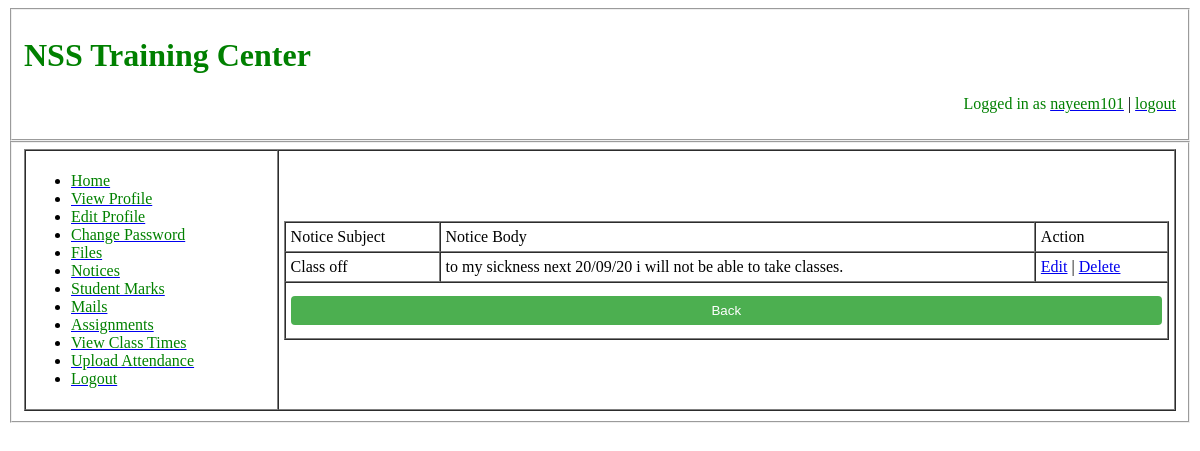
The page /views/trainerViewNotice.php (signed in) on the database its author committed.
### tables this page shows
CREATE TABLE `trainernotice` (
  `id` int(10) NOT NULL,
  `trainerid` varchar(30) NOT NULL,
  `noticesubject` varchar(200) NOT NULL,
  `noticebody` varchar(2000) NOT NULL
);

### service/trainerNoticeService.php (called while the page is built, shortened)
<?php
	function getallnoticebyuserid($userid)
	{
		$conn = dbConnection();
		$sql = "select * from trainernotice where trainerid='{$userid}'";
		$result = mysqli_query($conn, $sql);
		$notices = [];
		while($row = mysqli_fetch_assoc($result)){
			array_push($notices, $row);
		}
		return $notices;
	}
?>

### views/trainerViewNotice.php (the view, shortened to what this page needs)
<?php
	require_once('../service/trainerNoticeService.php');
?>
<!DOCTYPE html>
<html>
<head>
	<link rel="stylesheet" type="text/css" href="../assets/css/trainerStyle.css">
</head>
<body>
	<fieldset>
		<p><h1><font color='green'>NSS Training Center</font></h1></p>
		<?php
			if(!empty($_SESSION))
			{
				echo "<p align='right'><font color='black'>Logged in as </font><a href='viewProfileTrainer.php'><font >".$_SESSION['userid']."</font></a> | <a href='../php/logout.php'><font >logout</font></a></p>";
			}
			else
				echo "<p align='right'><font color='black'>Logged in as </font><a href='viewProfileTrainer.php'><font >".$_COOKIE['userid']."</font></a> | <a href='../php/logout.php'><font >logout</font></a></p>";
		?>
	</fieldset>
	<fieldset>
		<table cellspacing="0" cellpadding="5" border="1" width="100%">
			<tr>
				<td colspan="10">
					<ul>
						<li><a href='trainerHome.php'><font >Home</font></a></li>
						<li><a href="viewProfileTrainer.php"><font >View Profile</font></a></li>
						<li><a href="editProfileTrainer.php"><font >Edit Profile</font></a></li>
						<li><a href="changePassword.php"><font >Change Password</font></a></li>
						<li><a href="trainerFile.php"><font >Files</font></a></li>
						<li><a href="trainerNotice.php"><font >Notices</font></a></li>
						<li><a href="studentMarks.php"><font >Student Marks</font></a></li>
						<li><a href="trainerMail.php"><font >Mails</font></a></li>
						<li><a href="trainerAssignment.php"><font >Assignments</font></a></li>
						<li><a href="trainerViewClasstime.php"><font >View Class Times</font></a></li>
						<li><a href="trainerAttendance.php"><font >Upload Attendance</font></a></li>
						<li><a href="../php/logout.php"><font >Logout</font></a></li>
					</ul>
				</td>
				<td align="Center">
					<table border="1" width="100%" cellspacing="0" cellpadding="5">
						<tr>
							<td>Notice Subject</td>
							<td>Notice Body</td>
							<td>Action</td>
						</tr>
						<?php
							if (!empty($_SESSION['userid']))
							{
								$userid = $_SESSION['userid'];
							}
							else
							{
								$userid = $_COOKIE['userid'];
							}
						?>
						<?php
							$notices = getallnoticebyuserid($userid);
							for ($i=0; $i != count($notices); $i++)
							{
						?>
						<tr>
							<td><?=$notices[$i]['noticesubject']?></td>
							<td><?=$notices[$i]['noticebody']?></td>
							<td>
								<a href="trainerEditNotice.php?id=<?=$notices[$i]['id']?>">Edit</a> |
								<a href="trainerDeleteNotice.php?id=<?=$notices[$i]['id']?>">Delete</a>
							</td>
						</tr>
						<?php
							}
						?>
						<tr>
							<td colspan="3" align="left">
								<a href="trainerNotice.php">
									<button type="button">
										Back
									</button>
								</a>
							</td>
						</tr>
					</table>
				</td>
			</tr>
		</table>
	</fieldset>
</body>
</html>

### assets/css/trainerStyle.css (style rules this page uses)
font { color:green; }
table { text-align: left; }
button { width: 100%; background-color: #4CAF50; color: white; padding: 7px 7px; margin: 8px 0; border: none; border-radius: 4px; cursor: pointer; }

### rows shown on the page
trainernotice: noticesubject "Class off", noticebody "to my sickness next 20/09/20 i will not be able to take classes."

### other values the page prints
$_SESSION['userid'] "nayeem101"
